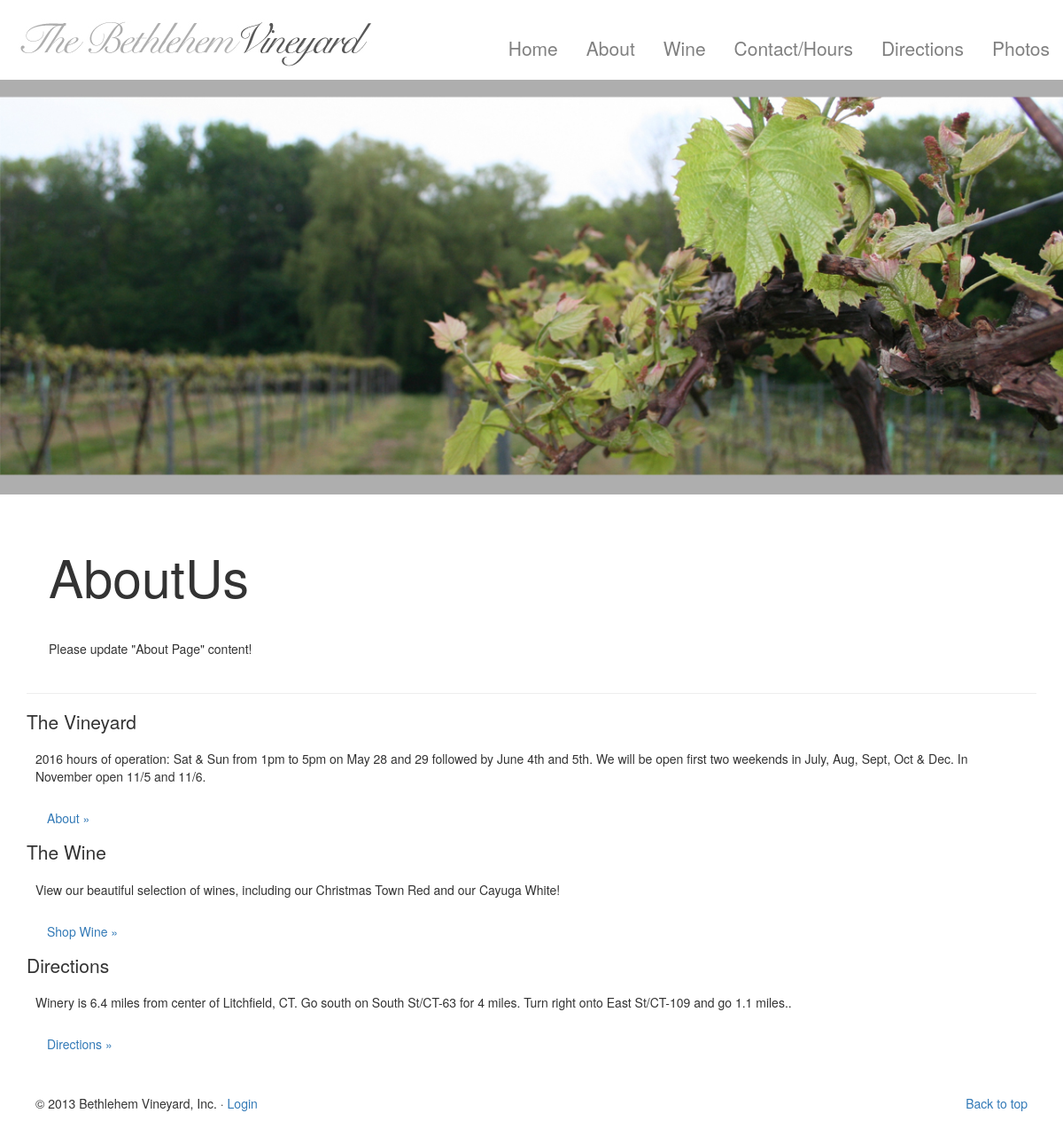
Before: /index.php?about with the older database file.
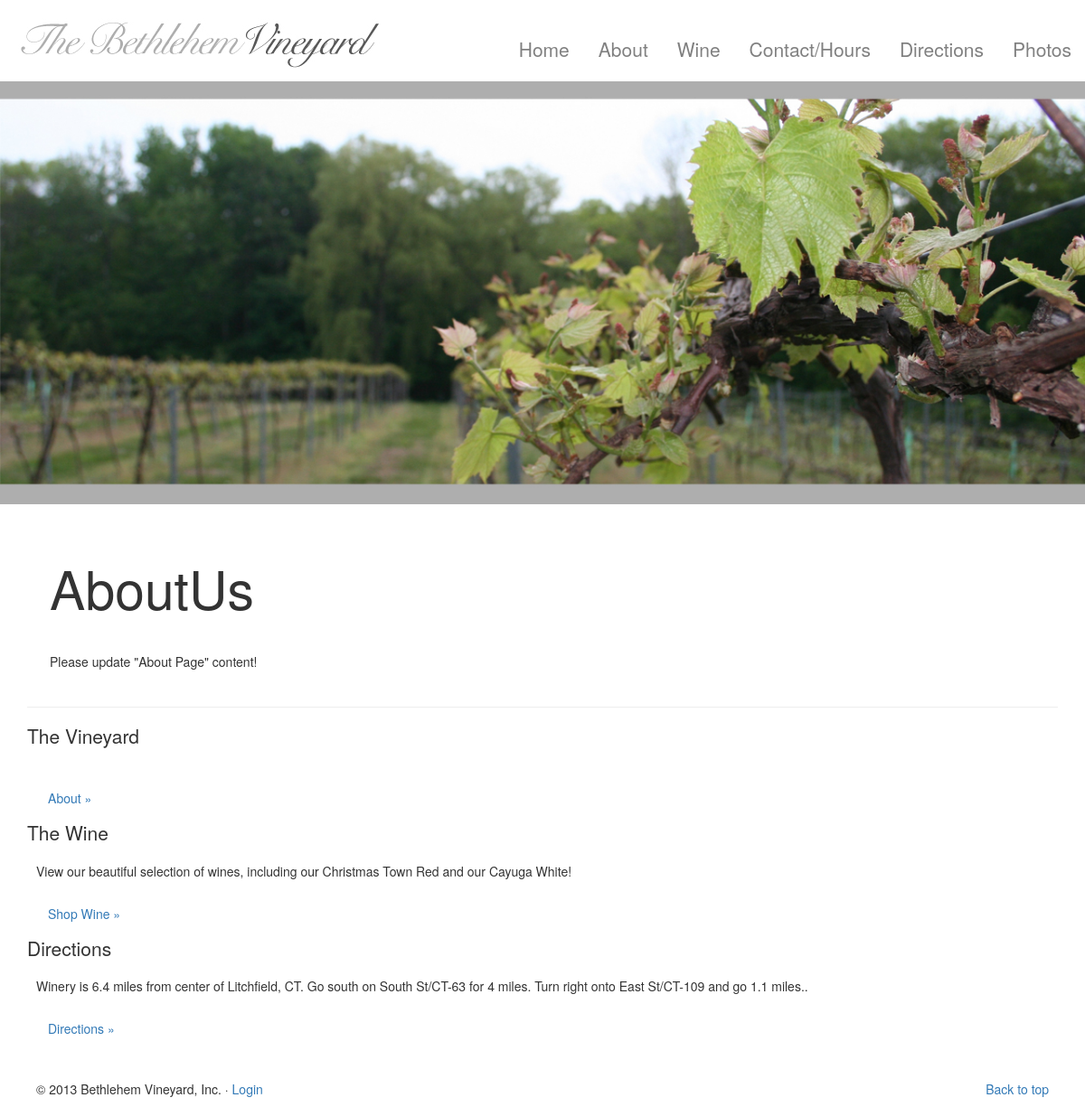
After: the same page with the newer database file.
### tables this page shows
CREATE TABLE `content` (
  `id` int(11) NOT NULL AUTO_INCREMENT,
  `optionID` varchar(10) NOT NULL,
  `section` varchar(60) NOT NULL,
  `type` varchar(100) NOT NULL,
  `content` text NOT NULL,
  `created` datetime NOT NULL,
  PRIMARY KEY (`id`)
);

### lib/system.php (called while the page is built, shortened)
<?php
class system {
    public static $config;
    public function __construct(){
        self::$config = new Config('./etc/config.ini');
    }
    public static function database(){
        $addr = self::$config->get('dbAddress');
        $username = self::$config->get('dbUsername');
        $password = self::$config->get('dbPassword');
        $database = self::$config->get('dbDatabase');
        $conn = new mysqli($addr, $username, $password, $database);
        return $conn;
    }
}
?>

### about.php (the view)
<br />
<br />
<div class="content">
<h2 class="nobreak">About</h2><h2 class="muted nobreak">Us</h2>
<br />
<br />
<?php
$sql = "SELECT * FROM content WHERE section='about'";
$query = $system->database()->query($sql);
$row = $query->fetch_assoc();
echo $row['content'];
?>
</div>

### foot.php
<hr>
  <div class="row-fluid marketing ">
    <div class="span4">
      <h4 class="foot">The Vineyard</h4>
      <p>
        <?php
            $sql = "SELECT * FROM content WHERE section='hours'";
            $query = $system->database()->query($sql);
            $row = $query->fetch_assoc();
            echo $row['content'];
        ?>
      </p>
      <p><a class="btn" href="index.php?about">About »</a></p>
    </div>
    <div class="span4">
      <h4 class="foot">The Wine</h4>
      <p>View our beautiful selection of wines, including our Christmas Town Red and our Cayuga White!</p>
      <p><a class="btn" href="index.php?wine">Shop Wine »</a></p>
    </div>
    <div class="span4">
      <h4 class="foot">Directions</h4>
      <p>Winery is 6.4 miles from center of Litchfield, CT. Go south on South St/CT-63 for 4 miles. Turn right onto East St/CT-109 and go 1.1 miles..</p>
      <p><a class="btn" href="index.php?directions">Directions »</a></p>
    </div>
</div>
<br />
      <footer>
        <p class="pull-right"><a href="#">Back to top</a></p>
        <p>&copy; 2013 Bethlehem Vineyard, Inc. &middot;
			<?php if($admin!=true){ ?><a href="./login.php">Login</a><?php } else { ?>
				<a href="index.php?logout">Logout</a> <?php } ?>
		</p>
      </footer>
 </div>
  </body>
</html>

Changed rows visible on the page:
removed content: content "2016 hours of operation: Sat & Sun from 1pm to 5pm on May 28 and 29 followed by June 4th and 5th. We will be open first two weekends in July, Aug, Sept, Oct & Dec. In November open 11/5 and 11/6."
